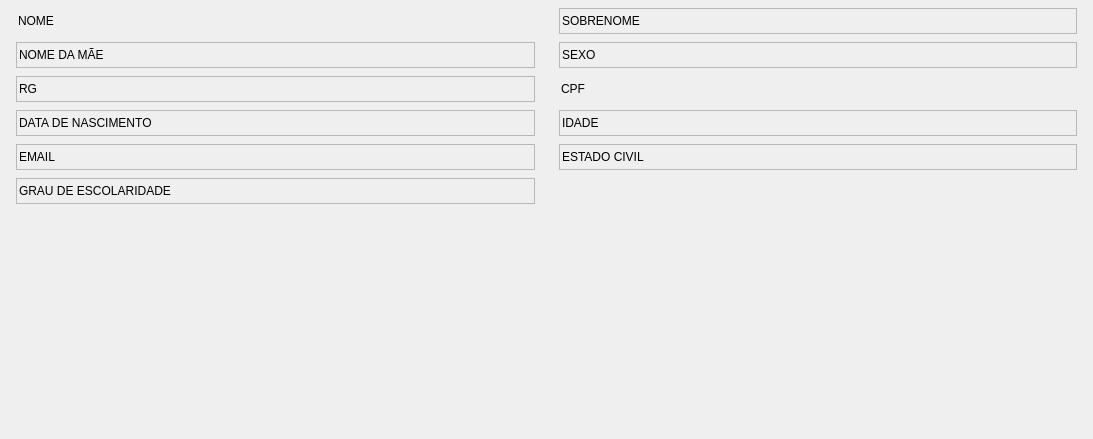
               <widget class="QWidget" name="scaPessoais">
                <property name="geometry">
                 <rect>
                  <x>0</x>
                  <y>0</y>
                  <width>1093</width>
                  <height>439</height>
                 </rect>
                </property>
                <layout class="QGridLayout" name="gridLayout">
                 <property name="leftMargin">
                  <number>16</number>
                 </property>
                 <property name="topMargin">
                  <number>8</number>
                 </property>
                 <property name="rightMargin">
                  <number>16</number>
                 </property>
                 <property name="bottomMargin">
                  <number>8</number>
                 </property>
                 <property name="horizontalSpacing">
                  <number>24</number>
                 </property>
                 <property name="verticalSpacing">
                  <number>8</number>
                 </property>
                 <item row="0" column="0">
                  <widget class="QFrame" name="frNome">
                   <property name="maximumSize">
                    <size>
                     <width>16777215</width>
                     <height>40</height>
                    </size>
                   </property>
                   <property name="frameShape">
                    <enum>QFrame::NoFrame</enum>
                   </property>
                   <property name="frameShadow">
                    <enum>QFrame::Raised</enum>
                   </property>
                   <layout class="QHBoxLayout" name="horizontalLayout_4">
                    <property name="spacing">
                     <number>16</number>
                    </property>
                    <property name="leftMargin">
                     <number>2</number>
                    </property>
                    <property name="topMargin">
                     <number>2</number>
                    </property>
                    <property name="rightMargin">
                     <number>2</number>
                    </property>
                    <property name="bottomMargin">
                     <number>2</number>
                    </property>
                    <item>
                     <widget class="QLabel" name="lbInfoNome">
                      <property name="text">
                       <string>NOME</string>
                      </property>
                     </widget>
                    </item>
                    <item>
                     <widget class="QLabel" name="lbNome">
                      <property name="text">
                       <string/>
                      </property>
                      <property name="textInteractionFlags">
                       <set>Qt::LinksAccessibleByMouse|Qt::TextSelectableByMouse</set>
                      </property>
                     </widget>
                    </item>
                    <item>
                     <spacer name="horizontalSpacer">
                      <property name="orientation">
                       <enum>Qt::Horizontal</enum>
                      </property>
                      <property name="sizeHint" stdset="0">
                       <size>
                        <width>40</width>
                        <height>20</height>
                       </size>
                      </property>
                     </spacer>
                    </item>
                   </layout>
                  </widget>
                 </item>
                 <item row="3" column="0">
                  <widget class="QFrame" name="frRg">
                   <property name="maximumSize">
                    <size>
                     <width>16777215</width>
                     <height>40</height>
                    </size>
                   </property>
                   <property name="frameShape">
                    <enum>QFrame::StyledPanel</enum>
                   </property>
                   <property name="frameShadow">
                    <enum>QFrame::Raised</enum>
                   </property>
                   <layout class="QHBoxLayout" name="horizontalLayout_6">
                    <property name="spacing">
                     <number>16</number>
                    </property>
                    <property name="leftMargin">
                     <number>2</number>
                    </property>
                    <property name="topMargin">
                     <number>2</number>
                    </property>
                    <property name="rightMargin">
                     <number>2</number>
                    </property>
                    <property name="bottomMargin">
                     <number>2</number>
                    </property>
                    <item>
                     <widget class="QLabel" name="lbInfoRg">
                      <property name="text">
                       <string>RG</string>
                      </property>
                     </widget>
                    </item>
                    <item>
                     <widget class="QLabel" name="lbRg">
                      <property name="text">
                       <string/>
                      </property>
                      <property name="textInteractionFlags">
                       <set>Qt::LinksAccessibleByMouse|Qt::TextSelectableByMouse</set>
                      </property>
                     </widget>
                    </item>
                    <item>
                     <spacer name="horizontalSpacer_3">
                      <property name="orientation">
                       <enum>Qt::Horizontal</enum>
                      </property>
                      <property name="sizeHint" stdset="0">
                       <size>
                        <width>452</width>
                        <height>20</height>
                       </size>
                      </property>
                     </spacer>
                    </item>
                   </layout>
                  </widget>
                 </item>
                 <item row="5" column="1">
                  <widget class="QFrame" name="frEstadoCivil">
                   <property name="maximumSize">
                    <size>
                     <width>16777215</width>
                     <height>40</height>
                    </size>
                   </property>
                   <property name="frameShape">
                    <enum>QFrame::StyledPanel</enum>
                   </property>
                   <property name="frameShadow">
                    <enum>QFrame::Raised</enum>
                   </property>
                   <layout class="QHBoxLayout" name="horizontalLayout_11">
                    <property name="spacing">
                     <number>16</number>
                    </property>
                    <property name="leftMargin">
                     <number>2</number>
                    </property>
                    <property name="topMargin">
                     <number>2</number>
                    </property>
                    <property name="rightMargin">
                     <number>2</number>
                    </property>
                    <property name="bottomMargin">
                     <number>2</number>
                    </property>
                    <item>
                     <widget class="QLabel" name="lbInfoEstadoCivil">
                      <property name="text">
                       <string>ESTADO CIVIL</string>
                      </property>
                     </widget>
                    </item>
                    <item>
                     <widget class="QLabel" name="lbEstadoCivil">
                      <property name="text">
                       <string/>
                      </property>
                      <property name="textInteractionFlags">
                       <set>Qt::LinksAccessibleByMouse|Qt::TextSelectableByMouse</set>
                      </property>
                     </widget>
                    </item>
                    <item>
                     <spacer name="horizontalSpacer_8">
                      <property name="orientation">
                       <enum>Qt::Horizontal</enum>
                      </property>
                      <property name="sizeHint" stdset="0">
                       <size>
                        <width>370</width>
                        <height>20</height>
                       </size>
                      </property>
                     </spacer>
                    </item>
                   </layout>
                  </widget>
                 </item>
                 <item row="5" column="0">
                  <widget class="QFrame" name="frEmail">
                   <property name="maximumSize">
                    <size>
                     <width>16777215</width>
                     <height>40</height>
                    </size>
                   </property>
                   <property name="frameShape">
                    <enum>QFrame::StyledPanel</enum>
                   </property>
                   <property name="frameShadow">
                    <enum>QFrame::Raised</enum>
                   </property>
                   <layout class="QHBoxLayout" name="horizontalLayout_10">
                    <property name="spacing">
                     <number>16</number>
                    </property>
                    <property name="leftMargin">
                     <number>2</number>
                    </property>
                    <property name="topMargin">
                     <number>2</number>
                    </property>
                    <property name="rightMargin">
                     <number>2</number>
                    </property>
                    <property name="bottomMargin">
                     <number>2</number>
                    </property>
                    <item>
                     <widget class="QLabel" name="lbInfoEmail">
                      <property name="text">
                       <string>EMAIL</string>
                      </property>
                     </widget>
                    </item>
                    <item>
                     <widget class="QLabel" name="lbEmail">
                      <property name="text">
                       <string/>
                      </property>
                      <property name="textInteractionFlags">
                       <set>Qt::LinksAccessibleByMouse|Qt::TextSelectableByMouse</set>
                      </property>
                     </widget>
                    </item>
                    <item>
                     <spacer name="horizontalSpacer_7">
                      <property name="orientation">
                       <enum>Qt::Horizontal</enum>
                      </property>
                      <property name="sizeHint" stdset="0">
                       <size>
                        <width>428</width>
                        <height>20</height>
                       </size>
                      </property>
                     </spacer>
                    </item>
                   </layout>
                  </widget>
                 </item>
                 <item row="0" column="1">
                  <widget class="QFrame" name="frSobrenome">
                   <property name="maximumSize">
                    <size>
                     <width>16777215</width>
                     <height>40</height>
                    </size>
                   </property>
                   <property name="frameShape">
                    <enum>QFrame::StyledPanel</enum>
                   </property>
                   <property name="frameShadow">
                    <enum>QFrame::Raised</enum>
                   </property>
                   <layout class="QHBoxLayout" name="horizontalLayout_5">
                    <property name="spacing">
                     <number>16</number>
                    </property>
                    <property name="leftMargin">
                     <number>2</number>
                    </property>
                    <property name="topMargin">
                     <number>2</number>
                    </property>
                    <property name="rightMargin">
                     <number>2</number>
                    </property>
                    <property name="bottomMargin">
                     <number>2</number>
                    </property>
                    <item>
                     <widget class="QLabel" name="lbInfoSobrenome">
                      <property name="text">
                       <string>SOBRENOME</string>
                      </property>
                     </widget>
                    </item>
                    <item>
                     <widget class="QLabel" name="lbSobrenome">
                      <property name="text">
                       <string/>
                      </property>
                      <property name="textInteractionFlags">
                       <set>Qt::LinksAccessibleByMouse|Qt::TextSelectableByMouse</set>
                      </property>
                     </widget>
                    </item>
                    <item>
                     <spacer name="horizontalSpacer_2">
                      <property name="orientation">
                       <enum>Qt::Horizontal</enum>
                      </property>
                      <property name="sizeHint" stdset="0">
                       <size>
                        <width>376</width>
                        <height>20</height>
                       </size>
                      </property>
                     </spacer>
                    </item>
                   </layout>
                  </widget>
                 </item>
                 <item row="1" column="1">
                  <widget class="QFrame" name="frSexo">
                   <property name="maximumSize">
                    <size>
                     <width>16777215</width>
                     <height>40</height>
                    </size>
                   </property>
                   <property name="frameShape">
                    <enum>QFrame::StyledPanel</enum>
                   </property>
                   <property name="frameShadow">
                    <enum>QFrame::Raised</enum>
                   </property>
                   <layout class="QHBoxLayout" name="horizontalLayout_13">
                    <property name="spacing">
                     <number>16</number>
                    </property>
                    <property name="leftMargin">
                     <number>2</number>
                    </property>
                    <property name="topMargin">
                     <number>2</number>
                    </property>
                    <property name="rightMargin">
                     <number>2</number>
                    </property>
                    <property name="bottomMargin">
                     <number>2</number>
                    </property>
                    <item>
                     <widget class="QLabel" name="lbInfoSexo">
                      <property name="text">
                       <string>SEXO</string>
                      </property>
                     </widget>
                    </item>
                    <item>
                     <widget class="QLabel" name="lbSexo">
                      <property name="text">
                       <string/>
                      </property>
                      <property name="textInteractionFlags">
                       <set>Qt::LinksAccessibleByMouse|Qt::TextSelectableByMouse</set>
                      </property>
                     </widget>
                    </item>
                    <item>
                     <spacer name="horizontalSpacer_10">
                      <property name="orientation">
                       <enum>Qt::Horizontal</enum>
                      </property>
                      <property name="sizeHint" stdset="0">
                       <size>
                        <width>435</width>
                        <height>20</height>
                       </size>
                      </property>
                     </spacer>
                    </item>
                   </layout>
                  </widget>
                 </item>
                 <item row="4" column="1">
                  <widget class="QFrame" name="frIdade">
                   <property name="maximumSize">
                    <size>
                     <width>16777215</width>
                     <height>40</height>
                    </size>
                   </property>
                   <property name="frameShape">
                    <enum>QFrame::StyledPanel</enum>
                   </property>
                   <property name="frameShadow">
                    <enum>QFrame::Raised</enum>
                   </property>
                   <layout class="QHBoxLayout" name="horizontalLayout_8">
                    <property name="spacing">
                     <number>16</number>
                    </property>
                    <property name="leftMargin">
                     <number>2</number>
                    </property>
                    <property name="topMargin">
                     <number>2</number>
                    </property>
                    <property name="rightMargin">
                     <number>2</number>
                    </property>
                    <property name="bottomMargin">
                     <number>2</number>
                    </property>
                    <item>
                     <widget class="QLabel" name="lbInfoIdade">
                      <property name="text">
                       <string>IDADE</string>
                      </property>
                     </widget>
                    </item>
                    <item>
                     <widget class="QLabel" name="lbIdade">
                      <property name="text">
                       <string/>
                      </property>
                      <property name="textInteractionFlags">
                       <set>Qt::LinksAccessibleByMouse|Qt::TextSelectableByMouse</set>
                      </property>
                     </widget>
                    </item>
                    <item>
                     <spacer name="horizontalSpacer_5">
                      <property name="orientation">
                       <enum>Qt::Horizontal</enum>
                      </property>
                      <property name="sizeHint" stdset="0">
                       <size>
                        <width>427</width>
                        <height>20</height>
                       </size>
                      </property>
                     </spacer>
                    </item>
                   </layout>
                  </widget>
                 </item>
                 <item row="4" column="0">
                  <widget class="QFrame" name="frDtNascimento">
                   <property name="maximumSize">
                    <size>
                     <width>16777215</width>
                     <height>40</height>
                    </size>
                   </property>
                   <property name="frameShape">
                    <enum>QFrame::StyledPanel</enum>
                   </property>
                   <property name="frameShadow">
                    <enum>QFrame::Raised</enum>
                   </property>
                   <layout class="QHBoxLayout" name="horizontalLayout_7">
                    <property name="spacing">
                     <number>16</number>
                    </property>
                    <property name="leftMargin">
                     <number>2</number>
                    </property>
                    <property name="topMargin">
                     <number>2</number>
                    </property>
                    <property name="rightMargin">
                     <number>2</number>
                    </property>
                    <property name="bottomMargin">
                     <number>2</number>
                    </property>
                    <item>
                     <widget class="QLabel" name="lbInfoDtNascimento">
                      <property name="text">
                       <string>DATA DE NASCIMENTO</string>
                      </property>
                     </widget>
                    </item>
                    <item>
                     <widget class="QLabel" name="lbDtNascimento">
                      <property name="text">
                       <string/>
                      </property>
                      <property name="textInteractionFlags">
                       <set>Qt::LinksAccessibleByMouse|Qt::TextSelectableByMouse</set>
                      </property>
                     </widget>
                    </item>
                    <item>
                     <spacer name="horizontalSpacer_4">
                      <property name="orientation">
                       <enum>Qt::Horizontal</enum>
                      </property>
                      <property name="sizeHint" stdset="0">
                       <size>
                        <width>302</width>
                        <height>20</height>
                       </size>
                      </property>
                     </spacer>
                    </item>
                   </layout>
                  </widget>
                 </item>
                 <item row="3" column="1">
                  <widget class="QFrame" name="frCpf">
                   <property name="frameShape">
                    <enum>QFrame::NoFrame</enum>
                   </property>
                   <property name="frameShadow">
                    <enum>QFrame::Raised</enum>
                   </property>
                   <layout class="QHBoxLayout" name="horizontalLayout_31">
                    <property name="spacing">
                     <number>16</number>
                    </property>
                    <property name="leftMargin">
                     <number>2</number>
                    </property>
                    <property name="topMargin">
                     <number>2</number>
                    </property>
                    <property name="rightMargin">
                     <number>2</number>
                    </property>
                    <property name="bottomMargin">
                     <number>2</number>
                    </property>
                    <item>
                     <widget class="QLabel" name="lbInfoCpf">
                      <property name="text">
                       <string>CPF</string>
                      </property>
                     </widget>
                    </item>
                    <item>
                     <widget class="QLabel" name="lbCpf">
                      <property name="text">
                       <string/>
                      </property>
                      <property name="textInteractionFlags">
                       <set>Qt::LinksAccessibleByMouse|Qt::TextSelectableByMouse</set>
                      </property>
                     </widget>
                    </item>
                    <item>
                     <spacer name="horizontalSpacer_22">
                      <property name="orientation">
                       <enum>Qt::Horizontal</enum>
                      </property>
                      <property name="sizeHint" stdset="0">
                       <size>
                        <width>444</width>
                        <height>20</height>
                       </size>
                      </property>
                     </spacer>
                    </item>
                   </layout>
                  </widget>
                 </item>
                 <item row="1" column="0">
                  <widget class="QFrame" name="frNomeMae">
                   <property name="maximumSize">
                    <size>
                     <width>16777215</width>
                     <height>40</height>
                    </size>
                   </property>
                   <property name="frameShape">
                    <enum>QFrame::StyledPanel</enum>
                   </property>
                   <property name="frameShadow">
                    <enum>QFrame::Raised</enum>
                   </property>
                   <layout class="QHBoxLayout" name="horizontalLayout_9">
                    <property name="spacing">
                     <number>16</number>
                    </property>
                    <property name="leftMargin">
                     <number>2</number>
                    </property>
                    <property name="topMargin">
                     <number>2</number>
                    </property>
                    <property name="rightMargin">
                     <number>2</number>
                    </property>
                    <property name="bottomMargin">
                     <number>2</number>
                    </property>
                    <item>
                     <widget class="QLabel" name="lbInfoNomeMae">
                      <property name="text">
                       <string>NOME DA MÃE</string>
                      </property>
                     </widget>
                    </item>
                    <item>
                     <widget class="QLabel" name="lbNomeMae">
                      <property name="text">
                       <string/>
                      </property>
                      <property name="textInteractionFlags">
                       <set>Qt::LinksAccessibleByMouse|Qt::TextSelectableByMouse</set>
                      </property>
                     </widget>
                    </item>
                    <item>
                     <spacer name="horizontalSpacer_6">
                      <property name="orientation">
                       <enum>Qt::Horizontal</enum>
                      </property>
                      <property name="sizeHint" stdset="0">
                       <size>
                        <width>359</width>
                        <height>20</height>
                       </size>
                      </property>
                     </spacer>
                    </item>
                   </layout>
                  </widget>
                 </item>
                 <item row="6" column="0">
                  <widget class="QFrame" name="frEscolaridade">
                   <property name="maximumSize">
                    <size>
                     <width>16777215</width>
                     <height>40</height>
                    </size>
                   </property>
                   <property name="frameShape">
                    <enum>QFrame::StyledPanel</enum>
                   </property>
                   <property name="frameShadow">
                    <enum>QFrame::Raised</enum>
                   </property>
                   <layout class="QHBoxLayout" name="horizontalLayout_12">
                    <property name="spacing">
                     <number>16</number>
                    </property>
                    <property name="leftMargin">
                     <number>2</number>
                    </property>
                    <property name="topMargin">
                     <number>2</number>
                    </property>
                    <property name="rightMargin">
                     <number>2</number>
                    </property>
                    <property name="bottomMargin">
                     <number>2</number>
                    </property>
                    <item>
                     <widget class="QLabel" name="lbInfoEscolaridade">
                      <property name="text">
                       <string>GRAU DE ESCOLARIDADE</string>
                      </property>
                     </widget>
                    </item>
                    <item>
                     <widget class="QLabel" name="lbEscolaridade">
                      <property name="text">
                       <string/>
                      </property>
                      <property name="textInteractionFlags">
                       <set>Qt::LinksAccessibleByMouse|Qt::TextSelectableByMouse</set>
                      </property>
                     </widget>
                    </item>
                    <item>
                     <spacer name="horizontalSpacer_9">
                      <property name="orientation">
                       <enum>Qt::Horizontal</enum>
                      </property>
                      <property name="sizeHint" stdset="0">
                       <size>
                        <width>280</width>
                        <height>20</height>
                       </size>
                      </property>
                     </spacer>
                    </item>
                   </layout>
                  </widget>
                 </item>
                 <item row="7" column="0">
                  <spacer name="verticalSpacer">
                   <property name="orientation">
                    <enum>Qt::Vertical</enum>
                   </property>
                   <property name="sizeHint" stdset="0">
                    <size>
                     <width>20</width>
                     <height>40</height>
                    </size>
                   </property>
                  </spacer>
                 </item>
                </layout>
               </widget>
